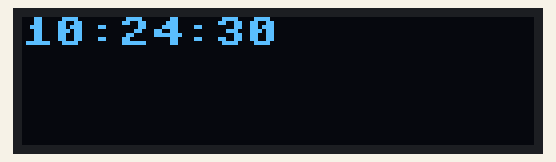
A program run on a simulated ESP8266 board running MicroPython. Parts: 128×32 one-colour display. The clock reads 2024-03-15 10:24:30 at power-on unless the program sets it.

Above: at 0.1 s.
At 5.1 s:
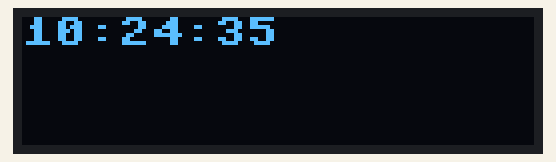
At 11.1 s:
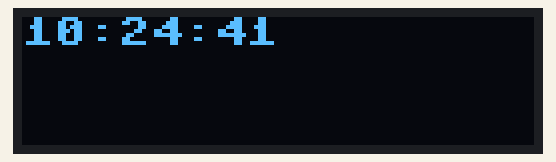
At 19.1 s:
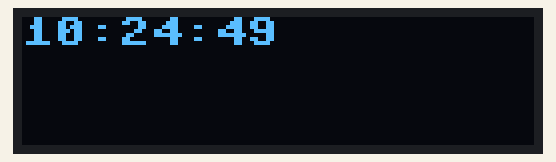
At 29.1 s:
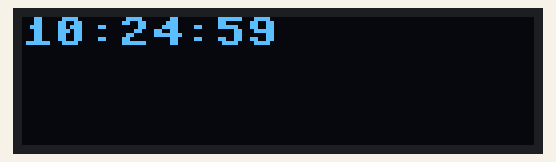
At 38.1 s:
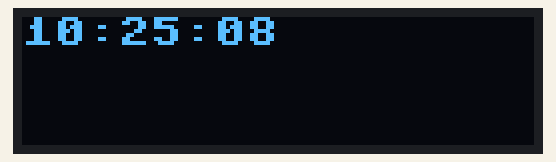

The program:

clock_OLED_DS1307.py
```python
# This is your main script.

import machine, ds1307, ssd1306, time

i2c = machine.I2C(scl = machine.Pin(5), sda = machine.Pin(4)) #set up the I2C
oled = ssd1306.SSD1306_I2C(128,32,i2c,0x3c) #set up the display
ds = ds1307.DS1307(i2c,0x68) #set up the TinyRTC

while True:
    now = ds.datetime() #get time from the TinyRTC
    now_digits = "{:02d}:{:02d}:{:02d}".format(now[4], now[5], now[6]) #get hours, minutes and seconds with leading zeros
    oled.fill(0) #clear the display
    oled.text(now_digits,0,0) #print the current time
    oled.show()
```

Measured:
- what the display in image 1 shows lasts 1.0 s, from 5.0 s to 6.0 s
